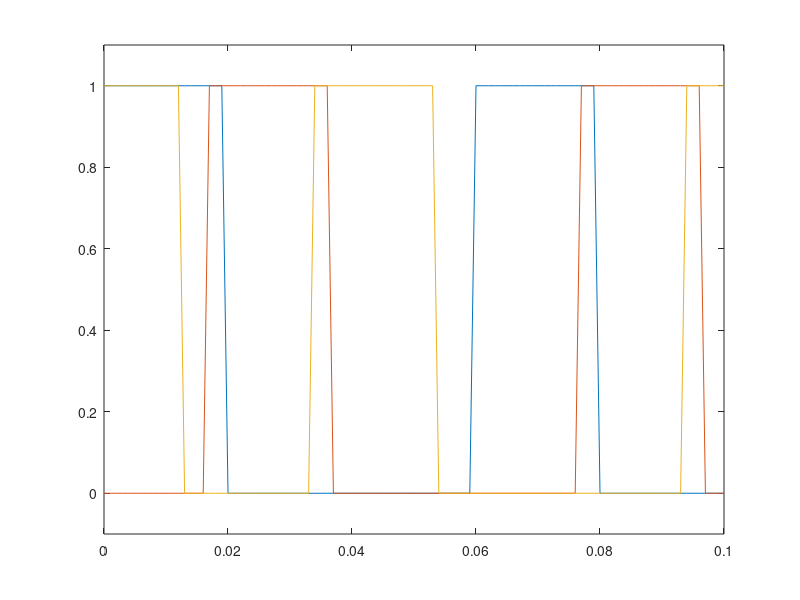

This chart was generated by the following MATLAB code:
% Define the time vector
t = 0:0.001:0.1; % from 0 to 1 second with increments of 0.001

% Define the square wave input with 33.33% duty cycle
duty_cycle = 33.33; % Duty cycle in percentage
period = 0.06; % Total period (e.g., 60 ms for this example)
high_duration = 0.02; % High duration
low_duration = period - high_duration; % Low duration

% Create the square wave signal
u = zeros(size(t));
for k = 1:length(t)
    if mod(t(k), period) < high_duration
        u(k) = 1; % High for the high duration
    else
        u(k) = 0; % Low for the remaining period
    end
end

% Apply phase shifts
phase_shift1 = 0; % Phase shift in degrees
phase_shift2 = 60; % Phase shift in degrees
phase_shift3 = 120; % Phase shift in degrees

shift_samples1 = round(phase_shift1 / 360 * length(t)); % Convert phase shift to samples
shift_samples2 = round(phase_shift2 / 360 * length(t)); % Convert phase shift to samples
shift_samples3 = round(phase_shift3 / 360 * length(t)); % Convert phase shift to samples

u1 = circshift(u, shift_samples1);
u2 = circshift(u, shift_samples2);
u3 = circshift(u, shift_samples3);

% Plot the square waves



plot(t, u1);
ylim([-0.1 1.1]);
hold on;

plot(t, u2);
ylim([-0.1 1.1]);
hold on

plot(t, u3);
ylim([-0.1 1.1]); % Set y-axis limits to clearly show the signal
hold off;